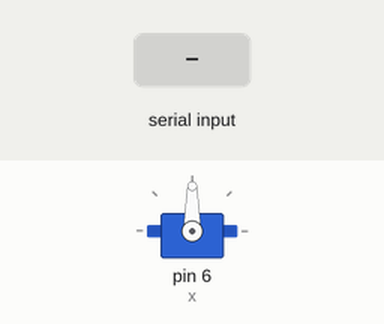
Bench run of a sketch on a simulated Arduino Uno, built with avr-gcc and run on an emulated ATmega328P. Parts: servo. The test bench sets the inputs (shaded band).

Above: at 1.2 s.
1.3 s: "90,45\n" received over Serial
At 2.5 s:
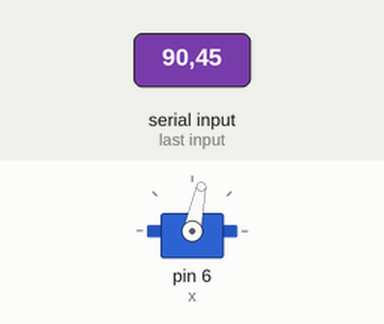
2.8 s: "30,150\n" received over Serial
At 3.8 s:
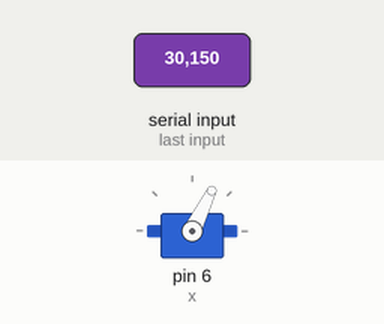
4.3 s: "90\n" received over Serial
At 4.8 s:
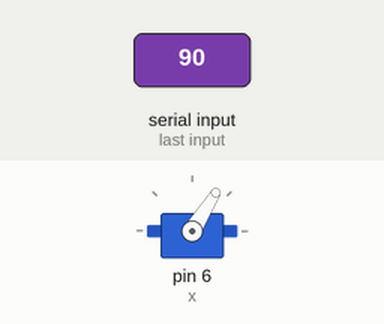
Timing chart, 0 to 7.3 s (numbered marks = the images above; inputs shaded):
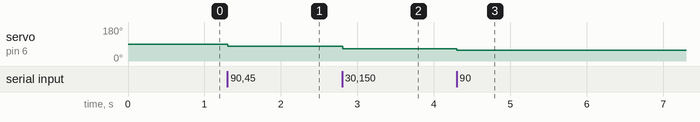

The sketch:

servo.ino
```cpp
//Face Tracker using OpenCV and Arduino
//by Shubham Santosh

#include<Servo.h>

Servo x;
int width = 400, height = 400;  // total resolution of the video
int xpos = 90;  // initial positions of both Servos
void setup() {

  Serial.begin(9600);
  x.attach(6);
  // Serial.print(width);
  //Serial.print("\t");
  //Serial.println(height);
  x.write(xpos);
}
const int angle = 2;   // degree of increment or decrement

void loop() {
  if (Serial.available() > 0)
  {
    int x_mid;
    if (Serial.read() == 'X')
    {
      x_mid = Serial.parseInt();  // read center x-coordinate
    }
    /* adjust the servo within the squared region if the coordinates
        is outside it
    */
    if (x_mid > width / 2 + 30)
      xpos -= angle;
    if (x_mid < width / 2 - 30)
      xpos += angle;


    // if the servo degree is outside its range
    if (xpos >= 180)
      xpos = 180;
    else if (xpos <= 0)
      xpos = 0;

    x.write(xpos);

    // used for testing
    //Serial.print("\t");
    // Serial.print(x_mid);
    // Serial.print("\t");
    // Serial.println(y_mid);
  }
}
```

Measured:
- after the input at 1.3 s, servo on pin 6 (x): 90° → 78° at once
- after the input at 2.8 s, servo on pin 6 (x): 78° → 64° at once
- after the input at 4.3 s, servo on pin 6 (x): 64° → 58° at once
